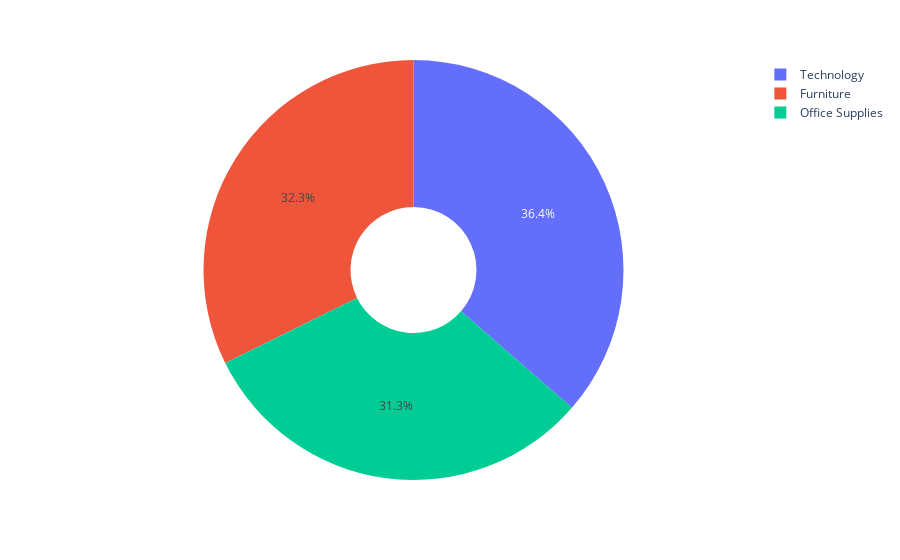

Notebook code cell kept with this figure:
### Markdown cell above
# Category Wise  analysis

### Code cell
Sales_by_Category=df.groupby('Category')['Sales'].sum().reset_index()
fig = px.pie(Sales_by_Category,
              values='Sales',
              names='Category',
              hole=0.3)
fig.show()

### Figure 1 — Plotly figure (JSON) as saved in the notebook; plotly's stock layout.template omitted (floating-point values rounded to 4 significant figures)
{"data": [{"domain": {"x": [0, 1], "y": [0, 1]}, "hole": 0.3, "hovertemplate": "Category=%{label}<br>Sales=%{value}<extra></extra>", "labels": ["Furniture", "Office Supplies", "Technology"], "legendgroup": "", "name": "", "showlegend": true, "type": "pie", "values": [742000.0, 719000.0, 836200.0]}], "layout": {"legend": {"tracegroupgap": 0}, "margin": {"t": 60}}}
